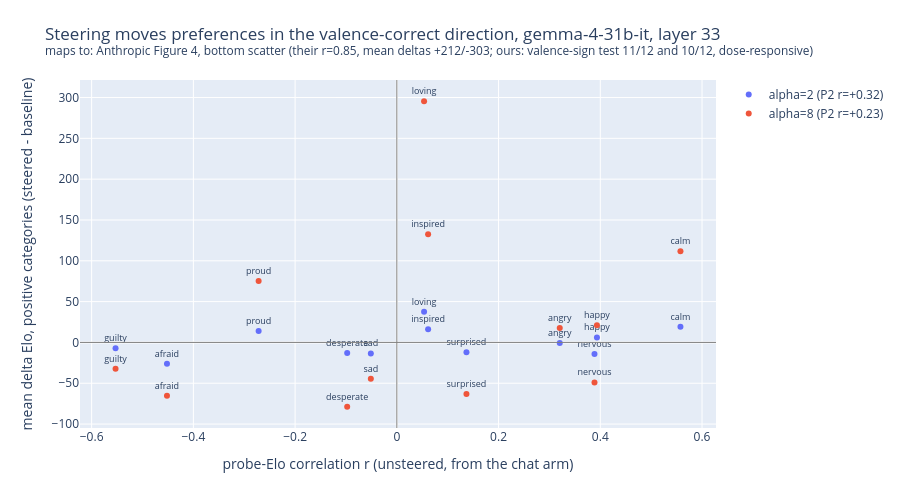

Notebook source saved alongside this figure:
### Markdown cell above
## 4. Steering (paper Figure 4, right half): the causal test

If the vectors carry causal preference content, adding an emotion vector to the residual
stream during the A/B choice should shift the resulting Elo, and the shift should track the
correlational profile from section 3 (the paper reports r = 0.85 between the two, with mean
shifts of +212 for blissful and -303 for hostile steering). We steered all 12 battery
emotions at layer 33 during the full chat-format pair pass, at two doses spanning the
coherence-preserving range (TREE Q1.H3.E2; the dose escalation exists because the alpha
calibration statistic turned out to be fit-noise-dominated, documented in the tree).

### Code cell
# this cell renders the steering arm (paper Figure 4 bottom scatter): redistribution vs probe-Elo r, both doses
STEER_ARMS = [
    ("alpha=2", fetch("steering_it_fixed")),
    ("alpha=8", fetch("steering_it_a8_fixed")),
]

fig = go.Figure()
for arm_label, arm_dir in STEER_ARMS:
    s = json.loads((arm_dir / "scores.json").read_text())
    fig.add_scatter(
        x=[r["probe_elo_r"] for r in s["per_emotion"]],
        y=[r["mean_delta_elo_positive_categories"] for r in s["per_emotion"]],
        mode="markers+text",
        text=[r["emotion"] for r in s["per_emotion"]],
        textposition="top center",
        textfont=dict(size=9),
        name=f"{arm_label} (P2 r={s['p2_pearson_r']:+.2f})",
    )
fig.add_hline(y=0, line_color="gray", line_width=1)
fig.add_vline(x=0, line_color="gray", line_width=1)
fig.update_layout(
    title=(
        "Steering moves preferences in the valence-correct direction, gemma-4-31b-it, layer 33"
        "<br><sup>maps to: Anthropic Figure 4, bottom scatter (their r=0.85, mean deltas +212/-303; "
        "ours: valence-sign test 11/12 and 10/12, dose-responsive)</sup>"
    ),
    xaxis_title="probe-Elo correlation r (unsteered, from the chat arm)",
    yaxis_title="mean delta Elo, positive categories (steered - baseline)",
    height=480,
    margin=dict(t=80, b=10),
)
fig.show()
for arm_label, arm_dir in STEER_ARMS:
    s = json.loads((arm_dir / "scores.json").read_text())
    print(
        f"[{arm_label}] P1 {'PASS' if s['p1_pass'] else 'FAIL'}; "
        f"P2 {'PASS' if s['p2_pass'] else 'FAIL'} (r={s['p2_pearson_r']:+.3f}, p={s['p2_p_value']:.3f}); "
        f"P3 {'PASS' if s['p3_pass'] else 'FAIL'} ({s['p3_sign_agreements']}/12)"
    )

### Figure 1 — Plotly figure (JSON) as saved in the notebook; plotly's stock layout.template omitted (floating-point values rounded to 4 significant figures)
{"data": [{"mode": "markers+text", "name": "alpha=2 (P2 r=+0.32)", "text": ["afraid", "angry", "calm", "desperate", "guilty", "happy", "inspired", "loving", "nervous", "proud", "sad", "surprised"], "textfont": {"size": 9}, "textposition": "top center", "type": "scatter", "x": [-0.4519, 0.3203, 0.5576, -0.0976, -0.553, 0.3934, 0.0615, 0.0536, 0.3886, -0.2717, -0.0511, 0.1369], "y": [-26.24, -0.58, 19.33, -13.04, -7.1, 6.13, 16.08, 37.6, -14.29, 13.87, -13.54, -11.93]}, {"mode": "markers+text", "name": "alpha=8 (P2 r=+0.23)", "text": ["afraid", "angry", "calm", "desperate", "guilty", "happy", "inspired", "loving", "nervous", "proud", "sad", "surprised"], "textfont": {"size": 9}, "textposition": "top center", "type": "scatter", "x": [-0.4519, 0.3203, 0.5576, -0.0976, -0.553, 0.3934, 0.0615, 0.0536, 0.3886, -0.2717, -0.0511, 0.1369], "y": [-65.23, 17.64, 111.7, -78.92, -32.23, 21.18, 132.4, 295.6, -49.04, 75.1, -44.61, -63.2]}], "layout": {"height": 480, "margin": {"b": 10, "t": 80}, "shapes": [{"line": {"color": "gray", "width": 1}, "type": "line", "x0": 0, "x1": 1, "xref": "x domain", "y0": 0, "y1": 0, "yref": "y"}, {"line": {"color": "gray", "width": 1}, "type": "line", "x0": 0, "x1": 0, "xref": "x", "y0": 0, "y1": 1, "yref": "y domain"}], "title": {"text": "Steering moves preferences in the valence-correct direction, gemma-4-31b-it, layer 33<br><sup>maps to: Anthropic Figure 4, bottom scatter (their r=0.85, mean deltas +212/-303; ours: valence-sign test 11/12 and 10/12, dose-responsive)</sup>"}, "xaxis": {"title": {"text": "probe-Elo correlation r (unsteered, from the chat arm)"}}, "yaxis": {"title": {"text": "mean delta Elo, positive categories (steered - baseline)"}}}}
